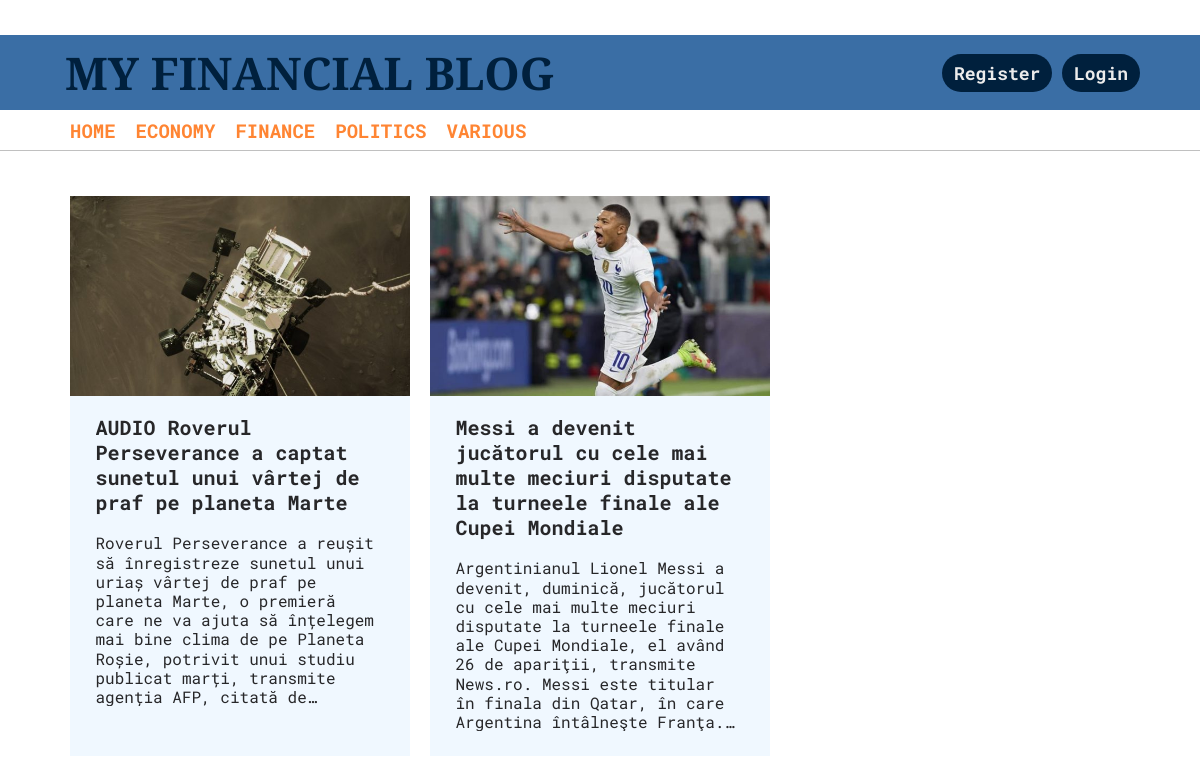
The page /home/Finance on the database its author committed.
### models.py (models this page shows)
class Article(db.Model):
	id = db.Column(db.Integer, primary_key=True)
	title = db.Column(db.String(128), index=True, unique=True)
	text = db.Column(db.Text)
	date = db.Column(db.DateTime, default=datetime.utcnow)
	image = db.Column(db.String())
	article_type = db.Column(db.String(), index=True)
	author = db.Column(db.Integer, db.ForeignKey('user.id'))
	comments = db.relationship('Comment', backref='article')

### app.py (the view)
@app.route('/home/<category>', methods=['GET', 'POST'])
def categories(category):
	articles = Article.query.filter_by(article_type=category)
	return render_template('categories.html', articles=articles)

### templates/categories.html (shortened to what this page needs)
{% extends 'layout.html' %}
{% block css %}
	<link rel="stylesheet" type="text/css" href="{{ url_for('static', filename='home.css') }}">
{% endblock %}
{% block content %}
	<div class="home-center">
		{% for article in articles %}
		<div class="article-tile">
			<div style="background-image: url('../{{ article.image }}');" class="article-tile-img">
			</div>
			<div class="article-tile-body">
				<h3><a href="/{{ article.title }}">{{ article.title }}</a ></h3>
				<span>{{ article.text }}</span>
			</div>
		</div>
		{% endfor %}
	</div>
{% endblock %}

### static/style.css (style rules this page uses)
html, body { margin: 0px; padding: 0px; font-family: 'Roboto Mono', monospace; }

### static/home.css (style rules this page uses)
.home-center { width: 1080px; margin: 25px auto; display: flex; flex-wrap: wrap; justify-content: start; align-content: flex-start; }
.article-tile { width: 340px; height: 560px; background-color: aliceblue; margin: 20px 10px; }
.article-tile-img { width: 100%; height: 200px; background-size: cover; }
.article-tile-body { width: 85%; margin: 0 auto; margin-bottom: 20px; height: 60%; overflow: hidden; }
.article-tile-body a { text-decoration: none; font-size: 20px; font-weight: 700; padding: 0px; color: #272729; line-height: 1.2em; }
.article-tile-body span { width: 280px; height: 10.8em; line-height: 1.2em; display: -webkit-box; white-space: normal; overflow: hidden; text-overflow: ellipsis; -webkit-box-orient: vertical; -webkit-line-clamp: 9; color: #272729 }

### rows shown on the page
Article: image (picture), title "AUDIO Roverul Perseverance a captat sunetul unui vârtej de praf pe planeta Marte", text "Roverul Perseverance a reușit să înregistreze sunetul unui uriaș vârtej de praf pe planeta Marte, o premieră care ne va ajuta să înțelegem mai bine clima de pe Planeta Roșie, potrivit unui studiu publicat marți, transmite agenția AFP, citată…"
Article: image (picture), title "Messi a devenit jucătorul cu cele mai multe meciuri disputate la turneele finale ale Cupei Mondiale", text "Argentinianul Lionel Messi a devenit, duminică, jucătorul cu cele mai multe meciuri disputate la turneele finale ale Cupei Mondiale, el având 26 de apariţii, transmite News.ro. Messi este titular în finala din Qatar, în care Argentina întâlneşte…"
